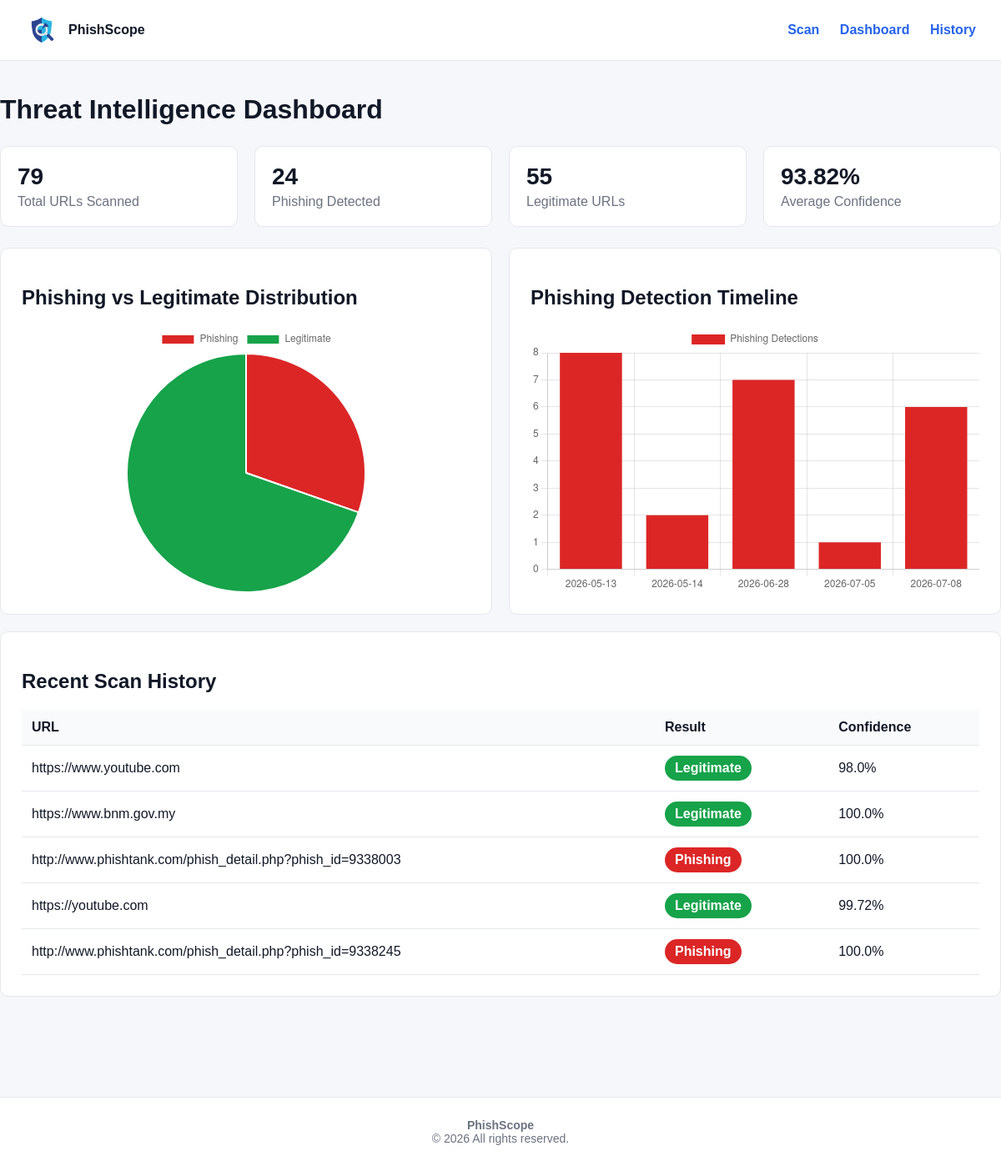
/dashboard, run on the app's committed database.
### tables this page shows
CREATE TABLE scans (
            id INTEGER PRIMARY KEY AUTOINCREMENT,
            url TEXT,
            domain TEXT,
            result TEXT,
            confidence REAL,
            registrar TEXT,
            creation_date TEXT,
            expiry_date TEXT,
            country TEXT,
            domain_age INTEGER,
            scan_time TEXT
        );

### app.py (the view)
@app.route("/dashboard")
def dashboard():
    conn = sqlite3.connect("scan_results.db")
    df = pd.read_sql_query(
        "SELECT * FROM scans",
        conn
    )
    conn.close()
    total_scans = len(df)
    total_phishing = len(
        df[df["result"] == "Phishing"]
    )
    total_legitimate = len(
        df[df["result"] == "Legitimate"]
    )
    average_confidence = round(
        df["confidence"].mean(),
        2
    )
    recent_scans = df.tail(5).iloc[::-1].values.tolist()
    df["scan_time"] = pd.to_datetime(df["scan_time"])
    phishing_df = df[df["result"] == "Phishing"]
    timeline_data = phishing_df.groupby(
        phishing_df["scan_time"].dt.date
    ).size()
    timeline_labels = [
        str(date)
        for date in timeline_data.index
    ]
    timeline_values = timeline_data.values.tolist()
    return render_template(
        "dashboard.html",
        total_scans=total_scans,
        total_phishing=total_phishing,
        total_legitimate=total_legitimate,
        average_confidence=average_confidence,
        recent_scans=recent_scans,
        phishing_count=total_phishing,
        legitimate_count=total_legitimate,
        timeline_labels=timeline_labels,
        timeline_values=timeline_values
    )

### templates/dashboard.html (shortened to what this page needs)
<!DOCTYPE html>
<html>
<head>
    <link rel="stylesheet" href="{{ url_for('static', filename='style.css') }}">
</head>
<body>
    <div class="navbar">
        <div class="logo-area">
            <img src="{{ url_for('static', filename='images/logo.png') }}" class="logo">
            <strong>PhishScope</strong>
        </div>
        <div>
            <a href="/">Scan</a>
            <a href="/dashboard">Dashboard</a>
            <a href="/history">History</a>
        </div>
    </div>
    <div class="page-content">
        <div class="dashboard-container">
            <h1 class="dashboard-title">Threat Intelligence Dashboard</h1>
            <div class="stats">
                <div class="stat-card">
                    <h2>{{ total_scans }}</h2>
                    <p>Total URLs Scanned</p>
                </div>
                <div class="stat-card">
                    <h2>{{ total_phishing }}</h2>
                    <p>Phishing Detected</p>
                </div>
                <div class="stat-card">
                    <h2>{{ total_legitimate }}</h2>
                    <p>Legitimate URLs</p>
                </div>
                <div class="stat-card">
                    <h2>{{ average_confidence }}%</h2>
                    <p>Average Confidence</p>
                </div>
            </div>
            <div class="dashboard-grid">
                <div class="card">
                    <h2>Phishing vs Legitimate Distribution</h2>
                    <div class="chart-box">
                        <canvas id="distributionChart"></canvas>
                    </div>
                </div>
                <div class="card">
                    <h2>Phishing Detection Timeline</h2>
                    <div class="chart-box">
                        <canvas id="timelineChart"></canvas>
                    </div>
                </div>
            </div>
            <div class="card recent-table">
                <h2>Recent Scan History</h2>
                <table>
                    <tr>
                        <th>URL</th>
                        <th>Result</th>
                        <th>Confidence</th>
                    </tr>
                    {% for scan in recent_scans %}
                    <tr>
                        <td>{{ scan[1] }}</td>
                        <td>
                            {% if scan[3] == "Phishing" %}
                                <span class="badge phishing">Phishing</span>
                            {% else %}
                                <span class="badge legitimate">Legitimate</span>
                            {% endif %}
                        </td>
                        <td>{{ scan[4] }}%</td>
                    </tr>
                    {% endfor %}
                </table>
            </div>
        </div>
    </div>
    <div class="footer">
        <strong>PhishScope</strong><br>
        © 2026 All rights reserved.
    </div>
    <script>
        const ctx = document.getElementById('distributionChart');
        new Chart(ctx, {
            type: 'pie',
            options: {
                responsive: true,
                maintainAspectRatio: false
            },
            data: {
                labels: ['Phishing', 'Legitimate'],
                datasets: [{
                    data: [
                        {{ phishing_count }},
                        {{ legitimate_count }}
                    ],
                    backgroundColor: [
                        '#dc2626',
                        '#16a34a'
                    ]
                }]
            }
        });
    </script>
    <script>
        const timelineCtx = document.getElementById('timelineChart');
        new Chart(timelineCtx, {
            type: 'bar',
            data: {
                labels: {{ timeline_labels | tojson }},
                datasets: [{
                    label: 'Phishing Detections',
                    data: {{ timeline_values | tojson }},
                    backgroundColor: '#dc2626'
                }]
            },
            options: {
                responsive: true,
                maintainAspectRatio: false,
                scales: {
                    y: {
                        beginAtZero: true
                    }
                }
            }
        });
    </script>
</body>
</html>

### static/style.css (style rules this page uses)
html, body { height: 100%; margin: 0; }
body { font-family: Arial, sans-serif; background-color: #f5f7fb; color: #111827; display: flex; flex-direction: column; }
.navbar { background-color: white; padding: 15px 30px; border-bottom: 1px solid #e5e7eb; display: flex; justify-content: space-between; align-items: center; }
.navbar a { margin-left: 20px; text-decoration: none; color: #2563eb; font-weight: bold; }
.card { background-color: white; padding: 25px; border-radius: 10px; border: 1px solid #e5e7eb; margin-bottom: 20px; }
.stats { display: flex; gap: 20px; margin-bottom: 25px; }
.stat-card { background-color: white; padding: 20px; border-radius: 10px; border: 1px solid #e5e7eb; flex: 1; }
.stat-card h2 { margin: 0; font-size: 28px; }
.stat-card p { margin: 5px 0 0; color: #6b7280; }
table { width: 100%; border-collapse: collapse; background-color: white; }
th, td { padding: 12px; border-bottom: 1px solid #e5e7eb; text-align: left; }
th { background-color: #f9fafb; }
.badge { padding: 6px 12px; border-radius: 20px; color: white; font-weight: bold; display: inline-block; }
.phishing { background-color: #dc2626; }
.legitimate { background-color: #16a34a; }
.dashboard-grid { display: grid; grid-template-columns: 1fr 1fr; gap: 20px; }
.chart-box { height: 320px; }
.dashboard-container { max-width: 1200px; margin: 40px auto; }
.dashboard-title { margin-bottom: 25px; }
.recent-table { overflow-x: auto; }
.logo-area { display: flex; align-items: center; gap: 10px; }
.logo { width: 42px; height: 42px; object-fit: contain; }
.page-content { flex: 1; }
.footer { margin-top: 80px; padding: 25px; background-color: white; border-top: 1px solid #e5e7eb; text-align: center; color: #6b7280; font-size: 14px; }

### data on the page
scans: url "https://www.youtube.com", result "Legitimate", confidence "98.0"
scans: url "https://www.bnm.gov.my", result "Legitimate", confidence "100.0"
scans: url "http://www.phishtank.com/phish_detail.php?phish_id=9338003", result "Phishing", confidence "100.0"
scans: url "https://youtube.com", result "Legitimate", confidence "99.72"
scans: url "http://www.phishtank.com/phish_detail.php?phish_id=9338245", result "Phishing", confidence "100.0"

### other printed values
{{ total_scans }} "79"
{{ total_phishing }} "24"
{{ total_legitimate }} "55"
{{ average_confidence }} "93.82"
chart data {{ phishing_count }} 24
chart data {{ legitimate_count }} 55
chart data {{ timeline_labels | tojson }} ["2026-05-13", "2026-05-14", "2026-06-28", "2026-07-05", "2026-07-08"]
chart data {{ timeline_values | tojson }} [8, 2, 7, 1, 6]
